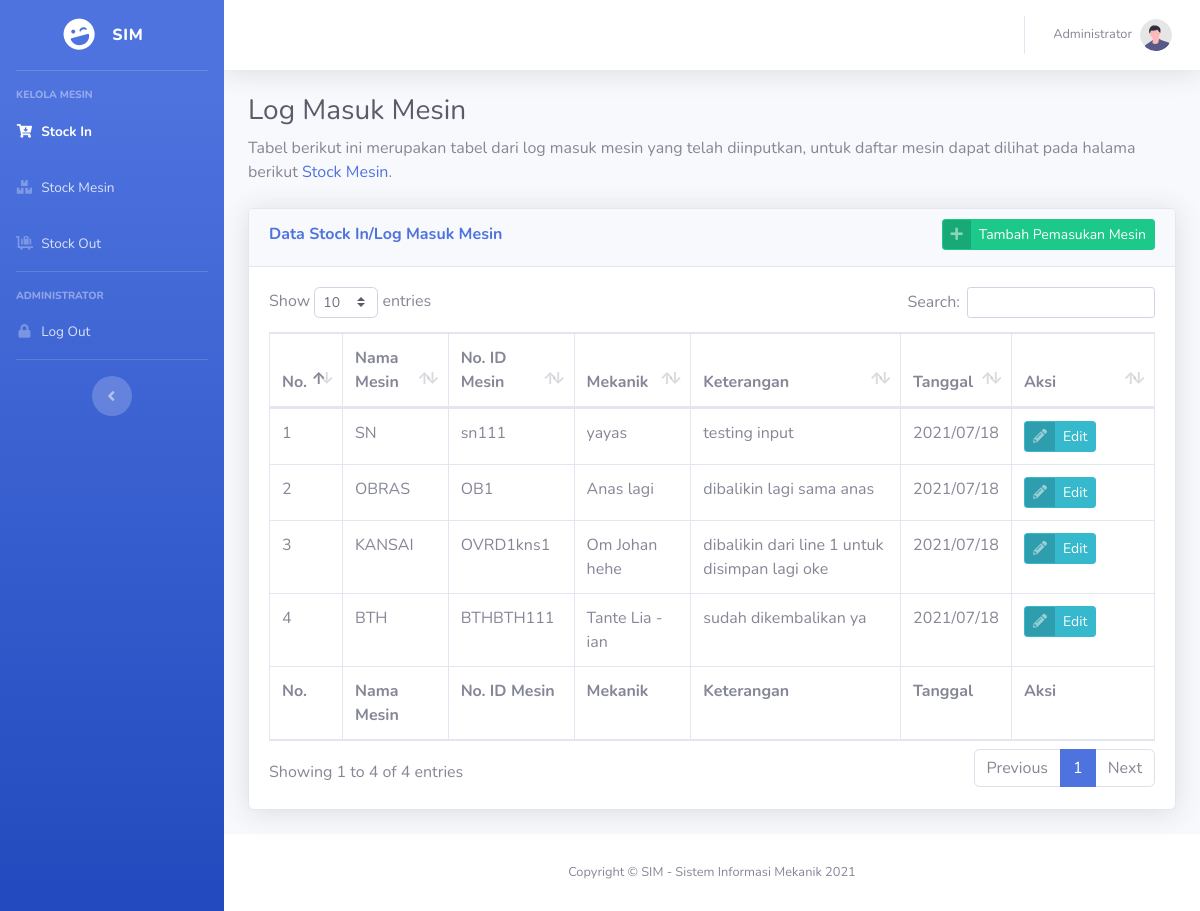
The page /pages/log_masuk_mesin.php (signed in) on the database its author committed.
### tables this page shows
CREATE TABLE `tb_log_masuk` (
  `id` int(11) NOT NULL,
  `id_mesin` int(11) NOT NULL,
  `mekanik` varchar(255) NOT NULL,
  `keterangan` varchar(255) NOT NULL,
  `created_at` varchar(50) NOT NULL
);

CREATE TABLE `tb_stok_mesin` (
  `id` int(11) NOT NULL,
  `nama_mesin` varchar(255) NOT NULL,
  `no_id_mesin` varchar(255) NOT NULL,
  `status` varchar(255) NOT NULL,
  `stock_status` varchar(10) NOT NULL,
  `created_at` varchar(255) NOT NULL,
  `deleted_at` varchar(225) NOT NULL DEFAULT '0'
);

### pages/log_masuk_mesin.php (the view, shortened to what this page needs)
<?php
include_once("../core/config.php");
$data_masuk = mysqli_query($mysqli, "SELECT masuk.id as id, stok.id as id_mesin, no_id_mesin, masuk.keterangan, stok.nama_mesin, masuk.mekanik, masuk.created_at as created_at FROM tb_log_masuk as masuk INNER JOIN tb_stok_mesin as stok ON masuk.id_mesin=stok.id");
?>
<!DOCTYPE html>
<html lang="en">
<head>
    <link href="../vendor/fontawesome-free/css/all.min.css" rel="stylesheet" type="text/css">
    <link href="../css/sb-admin-2.min.css" rel="stylesheet">
    <link href="../vendor/datatables/dataTables.bootstrap4.min.css" rel="stylesheet">
</head>
<body id="page-top">
    <div id="wrapper">
        <ul class="navbar-nav bg-gradient-primary sidebar sidebar-dark accordion" id="accordionSidebar">
            <a class="sidebar-brand d-flex align-items-center justify-content-center" href="index.html">
                <div class="sidebar-brand-icon rotate-n-15">
                    <i class="fas fa-laugh-wink"></i>
                </div>
                <div class="sidebar-brand-text mx-3">SIM</div>
            </a>
            <hr class="sidebar-divider">
            <div class="sidebar-heading">
                Kelola Mesin
            </div>
            <li class="nav-item active">
                <a class="nav-link" href="log_masuk_mesin.php">
                    <i class="fas fa-fw fa-cart-arrow-down"></i>
                    <span>Stock In</span></a>
            </li>
            <li class="nav-item">
                <a class="nav-link" href="stok_mesin.php">
                    <i class="fas fa-fw fa-boxes"></i>
                    <span>Stock Mesin</span></a>
            </li>
            <li class="nav-item">
                <a class="nav-link" href="log_keluar_mesin.php">
                    <i class="fas fa-fw fa-luggage-cart"></i>
                    <span>Stock Out</span></a>
            </li>
            <hr class="sidebar-divider">
            <div class="sidebar-heading">
                Administrator
            </div>
            <li class="nav-item">
                <a data-toggle="modal" data-target="#logoutModal" class="nav-link" href="#">
                    <i class="fas fa-fw fa-lock"></i>
                    <span>Log Out</span></a>
            </li>
            <hr class="sidebar-divider d-none d-md-block">
            <div class="text-center d-none d-md-inline">
                <button class="rounded-circle border-0" id="sidebarToggle"></button>
            </div>
        </ul>
        <div id="content-wrapper" class="d-flex flex-column">
            <div id="content">
                <nav class="navbar navbar-expand navbar-light bg-white topbar mb-4 static-top shadow">
                    <ul class="navbar-nav ml-auto">
                        <li class="nav-item dropdown no-arrow">
                            <a class="nav-link dropdown-toggle" href="#" id="userDropdown" role="button"
                                data-toggle="dropdown" aria-haspopup="true" aria-expanded="false">
                                <span class="mr-2 d-none d-lg-inline text-gray-600 small">Administrator</span>
                                <img class="img-profile rounded-circle"
                                    src="../img/undraw_profile.svg">
                            </a>
                        </li>
                    </ul>
                </nav>
                <div class="container-fluid">
                    <h1 class="h3 mb-2 text-gray-800">Log Masuk Mesin</h1>
                    <p class="mb-4">Tabel berikut ini merupakan tabel dari log masuk mesin yang telah diinputkan, untuk daftar mesin dapat dilihat pada halama berikut <a href="stok_mesin.php">Stock Mesin</a>.</p>
                    <div class="card shadow mb-4">
                        <div class="card-header py-3">
                            <h6 class="m-0 font-weight-bold text-primary">Data Stock In/Log Masuk Mesin</h6>
                            <a data-toggle="modal" data-target="#modalTambah" href="#" class="btn btn-success btn-icon-split btn-sm" style="float: right; margin-top: -25px;">
                                <span class="icon text-white-50">
                                    <i class="fas fa-plus"></i>
                                </span>
                                <span class="text">Tambah Pemasukan Mesin</span>
                            </a>
                        </div>
                        <div class="card-body">
                            <div class="table-responsive">
                                <table class="table table-bordered" id="dataTable" width="100%" cellspacing="0">
                                    <thead>
                                        <tr>
                                            <th width="30px">No.</th>
                                            <th>Nama Mesin</th>
                                            <th>No. ID Mesin</th>
                                            <th>Mekanik</th>
                                            <th>Keterangan</th>
                                            <th>Tanggal</th>
                                            <th width="100px">Aksi</th>
                                        </tr>
                                    </thead>
                                    <tfoot>
                                        <tr>
                                            <th width="30px">No.</th>
                                            <th>Nama Mesin</th>
                                            <th>No. ID Mesin</th>
                                            <th>Mekanik</th>
                                            <th>Keterangan</th>
                                            <th>Tanggal</th>
                                            <th>Aksi</th>
                                        </tr>
                                    </tfoot>
                                    <tbody>
                                    <?php
                                        $no = 0;
                                        foreach ($data_masuk as $data) {
                                        $no += 1;
                                    ?>
                                        <tr>
                                            <td><?= $no ?></td>
                                            <td><?= strtoupper($data['nama_mesin']) ?></td>
                                            <td><?= $data['no_id_mesin'] ?></td>
                                            <td><?= $data['mekanik'] ?></td>
                                            <td><?= $data['keterangan'] ?></td>
                                            <td><?= $data['created_at'] ?></td>
                                            <td>
                                                <a data-toggle="modal" data-target="#modalEdit<?= $data['id'] ?>" href="#" class="btn btn-info btn-sm btn-icon-split">
                                                    <span class="icon text-white-50">
                                                        <i class="fas fa-pencil-alt"></i>
                                                    </span>
                                                    <span class="text">Edit</span>
                                                </a>
                                            </td>
                                        </tr>
                                    <?php
                                        }
                                    ?>
                                    </tbody>
                                </table>
                            </div>
                        </div>
                    </div>
                </div>
            </div>
            <footer class="sticky-footer bg-white">
                <div class="container my-auto">
                    <div class="copyright text-center my-auto">
                        <span>Copyright &copy; SIM - Sistem Informasi Mekanik 2021</span>
                    </div>
                </div>
            </footer>
        </div>
    </div>
</body>
</html>

### rows shown on the page
tb_log_masuk: id_mesin.nama_mesin "SN", id_mesin.no_id_mesin "sn111", mekanik "yayas", keterangan "testing input", created_at "2021/07/18"
tb_log_masuk: id_mesin.nama_mesin "OBRAS", id_mesin.no_id_mesin "OB1", mekanik "Anas lagi", keterangan "dibalikin lagi sama anas", created_at "2021/07/18"
tb_log_masuk: id_mesin.nama_mesin "KANSAI", id_mesin.no_id_mesin "OVRD1kns1", mekanik "Om Johan hehe", keterangan "dibalikin dari line 1 untuk disimpan lagi oke", created_at "2021/07/18"
tb_log_masuk: id_mesin.nama_mesin "BTH", id_mesin.no_id_mesin "BTHBTH111", mekanik "Tante Lia - ian", keterangan "sudah dikembalikan ya", created_at "2021/07/18"
